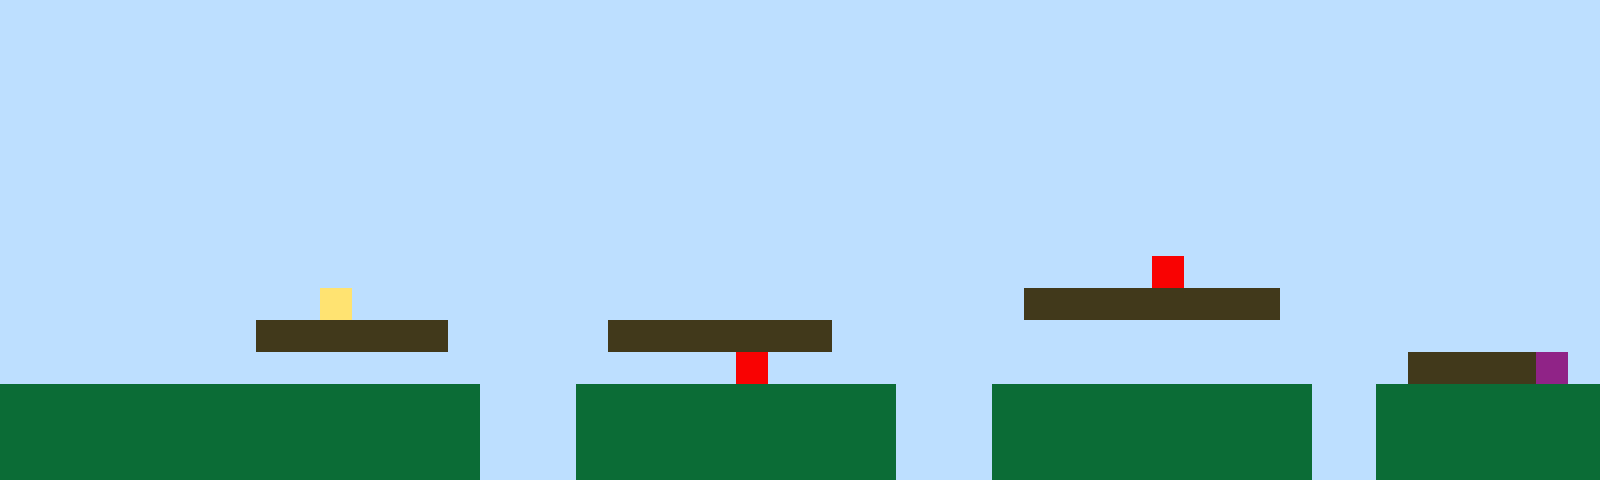

This is a level from a 2D game, rendered from its Tiled map with the project's own tilesets. A one-line summary and the complete map file follow:
An orthogonal 50x15 tile map with 32x32 px tiles, 1 tile layer (Tile Layer 1).

<map version="1.10" tiledversion="1.11.2" orientation="orthogonal" renderorder="right-up" width="50" height="15" tilewidth="32" tileheight="32" infinite="0" nextlayerid="2" nextobjectid="1"><editorsettings><export target="map1.csv" format="csv" /></editorsettings><tileset firstgid="1" name="sprites" tilewidth="32" tileheight="32" tilecount="6" columns="3"><image source="sprites.png" width="96" height="64" /></tileset><layer id="1" name="Tile Layer 1" width="50" height="15"><data encoding="csv">1,1,1,1,1,1,1,1,1,1,1,1,1,1,1,1,1,1,1,1,1,1,1,1,1,1,1,1,1,1,1,1,1,1,1,1,1,1,1,1,1,1,1,1,1,1,1,1,1,1,1,1,1,1,1,1,1,1,1,1,1,1,1,1,1,1,1,1,1,1,1,1,1,1,1,1,1,1,1,1,1,1,1,1,1,1,1,1,1,1,1,1,1,1,1,1,1,1,1,1,1,1,1,1,1,1,1,1,1,1,1,1,1,1,1,1,1,1,1,1,1,1,1,1,1,1,1,1,1,1,1,1,1,1,1,1,1,1,1,1,1,1,1,1,1,1,1,1,1,1,1,1,1,1,1,1,1,1,1,1,1,1,1,1,1,1,1,1,1,1,1,1,1,1,1,1,1,1,1,1,1,1,1,1,1,1,1,1,1,1,1,1,1,1,1,1,1,1,1,1,1,1,1,1,1,1,1,1,1,1,1,1,1,1,1,1,1,1,1,1,1,1,1,1,1,1,1,1,1,1,1,1,1,1,1,1,1,1,1,1,1,1,1,1,1,1,1,1,1,1,1,1,1,1,1,1,1,1,1,1,1,1,1,1,1,1,1,1,1,1,1,1,1,1,1,1,1,1,1,1,1,1,1,1,1,1,1,1,1,1,1,1,1,1,1,1,1,1,1,1,1,1,1,1,1,1,1,1,1,1,1,1,1,1,1,1,1,1,1,1,1,1,1,1,1,1,1,1,1,1,1,1,1,1,1,1,1,1,1,1,1,1,1,1,1,1,1,1,1,1,1,1,1,1,1,1,1,1,1,1,1,1,1,1,1,1,1,1,1,1,1,1,1,1,1,1,1,1,1,1,1,1,1,1,1,1,1,1,1,1,1,1,1,1,1,1,1,1,1,1,1,1,1,1,1,1,1,1,1,1,1,1,1,1,1,1,1,1,1,1,1,1,1,1,1,1,1,1,1,1,1,1,1,1,1,1,5,1,1,1,1,1,1,1,1,1,1,1,1,1,1,1,1,1,1,1,1,1,1,1,4,1,1,1,1,1,1,1,1,1,1,1,1,1,1,1,1,1,1,1,1,1,3,3,3,3,3,3,3,3,1,1,1,1,1,1,1,1,1,1,1,1,1,1,1,1,1,1,3,3,3,3,3,3,1,1,1,1,1,3,3,3,3,3,3,3,1,1,1,1,1,1,1,1,1,1,1,1,1,1,1,1,1,1,1,1,1,1,1,1,1,1,1,1,1,1,1,1,1,1,1,1,1,1,1,1,1,1,1,1,1,1,1,5,1,1,1,1,1,1,1,1,1,1,1,1,1,1,1,1,1,1,1,1,3,3,3,3,6,1,2,2,2,2,2,2,2,2,2,2,2,2,2,2,2,1,1,1,2,2,2,2,2,2,2,2,2,2,1,1,1,2,2,2,2,2,2,2,2,2,2,1,1,2,2,2,2,2,2,2,2,2,2,2,2,2,2,2,2,2,2,2,2,2,2,1,1,1,2,2,2,2,2,2,2,2,2,2,1,1,1,2,2,2,2,2,2,2,2,2,2,1,1,2,2,2,2,2,2,2,2,2,2,2,2,2,2,2,2,2,2,2,2,2,2,1,1,1,2,2,2,2,2,2,2,2,2,2,1,1,1,2,2,2,2,2,2,2,2,2,2,1,1,2,2,2,2,2,2,2</data></layer></map>
